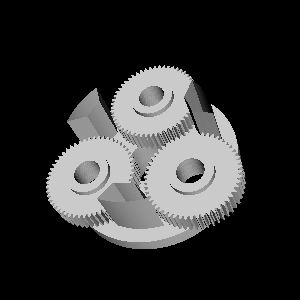

This chart was generated by the following Python code:
#!/usr/bin/env python

# Read a MotionFX CFG file for a planetary gear animation and render at the middle time step.

import os

import vtkmodules.vtkInteractionStyle  # noqa: F401
import vtkmodules.vtkRenderingFreeType  # noqa: F401
import vtkmodules.vtkRenderingOpenGL2  # noqa: F401

from vtkmodules.vtkCommonExecutionModel import vtkStreamingDemandDrivenPipeline
from vtkmodules.vtkIOMotionFX import vtkMotionFXCFGReader
from vtkmodules.vtkRenderingCore import (
    vtkActor,
    vtkCompositePolyDataMapper,
    vtkRenderWindow,
    vtkRenderWindowInteractor,
    vtkRenderer,
)

# Source
data_dir = os.path.join(os.environ.get("VPE_DATA_DIR", os.path.dirname(os.path.abspath(__file__))), "MotionFX")

# Read the CFG file
motionfx_reader = vtkMotionFXCFGReader()
motionfx_reader.SetFileName(os.path.join(data_dir, "planetary", "Planetary_prescribedCOMmotion.cfg"))
motionfx_reader.SetTimeResolution(100)
motionfx_reader.UpdateInformation()

# Get time steps
out_info = motionfx_reader.GetOutputInformation(0)
num_time_steps = out_info.Length(vtkStreamingDemandDrivenPipeline.TIME_STEPS())
time_steps = [out_info.Get(vtkStreamingDemandDrivenPipeline.TIME_STEPS(), i)
              for i in range(num_time_steps)]

# Update to middle time step
motionfx_reader.UpdateTimeStep(time_steps[num_time_steps // 2])

# Mapper
composite_mapper = vtkCompositePolyDataMapper()
composite_mapper.SetInputDataObject(motionfx_reader.GetOutputDataObject(0))

# Actor
actor = vtkActor()
actor.SetMapper(composite_mapper)

# Renderer
renderer = vtkRenderer()
renderer.AddActor(actor)

# Render window
render_window = vtkRenderWindow()
render_window.AddRenderer(renderer)
render_window.SetWindowName("motion fxcfg reader planetary")
render_window.SetMultiSamples(0)
render_window.SetSize(300, 300)

# Interactor
interactor = vtkRenderWindowInteractor()
interactor.SetRenderWindow(render_window)

# Scene
camera = renderer.GetActiveCamera()
camera.SetFocalPoint(-412.84, 121.00, -304.88)
camera.SetPosition(-412.17, 121.27, -305.32)
camera.SetViewUp(0.54, 0.032, 0.83)
renderer.ResetCamera()

interactor.Initialize()
interactor.Start()
